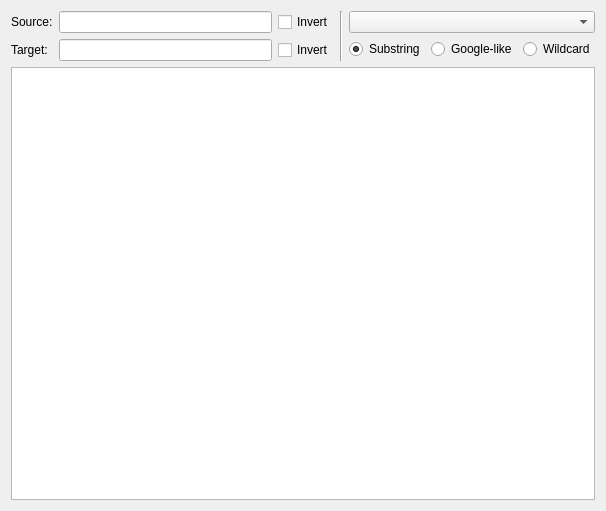
<ui version="4.0" >
 <class>QueryOptions</class>
 <widget class="QWidget" name="QueryOptions" >
  <property name="geometry" >
   <rect>
    <x>0</x>
    <y>0</y>
    <width>606</width>
    <height>511</height>
   </rect>
  </property>
  <layout class="QVBoxLayout" >
   <item>
    <layout class="QHBoxLayout" name="horizontalLayout_2" >
     <item>
      <layout class="QGridLayout" name="gridLayout" >
       <item row="1" column="1" >
        <widget class="KLineEdit" name="querySource" >
         <property name="toolTip" >
          <string>Press Enter to start the search</string>
         </property>
        </widget>
       </item>
       <item row="2" column="1" >
        <widget class="KLineEdit" name="queryTarget" >
         <property name="toolTip" >
          <string>Press Enter to start the search</string>
         </property>
        </widget>
       </item>
       <item row="1" column="0" >
        <widget class="QLabel" name="querySourceLabel" >
         <property name="text" >
          <string>Source:</string>
         </property>
        </widget>
       </item>
       <item row="2" column="0" >
        <widget class="QLabel" name="queryTargetLabel" >
         <property name="text" >
          <string>Target:</string>
         </property>
        </widget>
       </item>
       <item row="2" column="2" >
        <widget class="QCheckBox" name="invertTarget" >
         <property name="text" >
          <string>Invert</string>
         </property>
        </widget>
       </item>
       <item row="1" column="2" >
        <widget class="QCheckBox" name="invertSource" >
         <property name="text" >
          <string>Invert</string>
         </property>
        </widget>
       </item>
      </layout>
     </item>
     <item>
      <layout class="QVBoxLayout" name="verticalLayout_2" />
     </item>
     <item>
      <widget class="Line" name="line" >
       <property name="orientation" >
        <enum>Qt::Vertical</enum>
       </property>
      </widget>
     </item>
     <item>
      <layout class="QVBoxLayout" name="verticalLayout" >
       <item>
        <widget class="QComboBox" name="db" >
         <property name="minimumContentsLength" >
          <number>20</number>
         </property>
        </widget>
       </item>
       <item>
        <layout class="QHBoxLayout" name="horizontalLayout_4" >
         <item>
          <widget class="QRadioButton" name="substr" >
           <property name="text" >
            <string comment="@option:radio" >Substring</string>
           </property>
           <property name="checked" >
            <bool>true</bool>
           </property>
          </widget>
         </item>
         <item>
          <widget class="QRadioButton" name="like" >
           <property name="toolTip" >
            <string>Space is AND operator</string>
           </property>
           <property name="text" >
            <string comment="@option:radio" >Google-like</string>
           </property>
           <property name="checked" >
            <bool>false</bool>
           </property>
          </widget>
         </item>
         <item>
          <widget class="QRadioButton" name="rx" >
           <property name="toolTip" >
            <string>Shell globs (* and ?)</string>
           </property>
           <property name="text" >
            <string comment="@option:radio" >Wildcard</string>
           </property>
          </widget>
         </item>
        </layout>
       </item>
      </layout>
     </item>
    </layout>
   </item>
   <item>
    <widget class="QTreeView" name="treeView" >
     <property name="sizePolicy" >
      <sizepolicy vsizetype="Expanding" hsizetype="Expanding" >
       <horstretch>0</horstretch>
       <verstretch>0</verstretch>
      </sizepolicy>
     </property>
     <property name="alternatingRowColors" >
      <bool>true</bool>
     </property>
    </widget>
   </item>
  </layout>
 </widget>
 <customwidgets>
  <customwidget>
   <class>KLineEdit</class>
   <extends>QLineEdit</extends>
   <header>klineedit.h</header>
  </customwidget>
 </customwidgets>
 <tabstops>
  <tabstop>querySource</tabstop>
  <tabstop>invertSource</tabstop>
  <tabstop>queryTarget</tabstop>
  <tabstop>invertTarget</tabstop>
  <tabstop>db</tabstop>
  <tabstop>substr</tabstop>
  <tabstop>like</tabstop>
  <tabstop>rx</tabstop>
  <tabstop>treeView</tabstop>
 </tabstops>
 <resources/>
 <connections/>
</ui>
